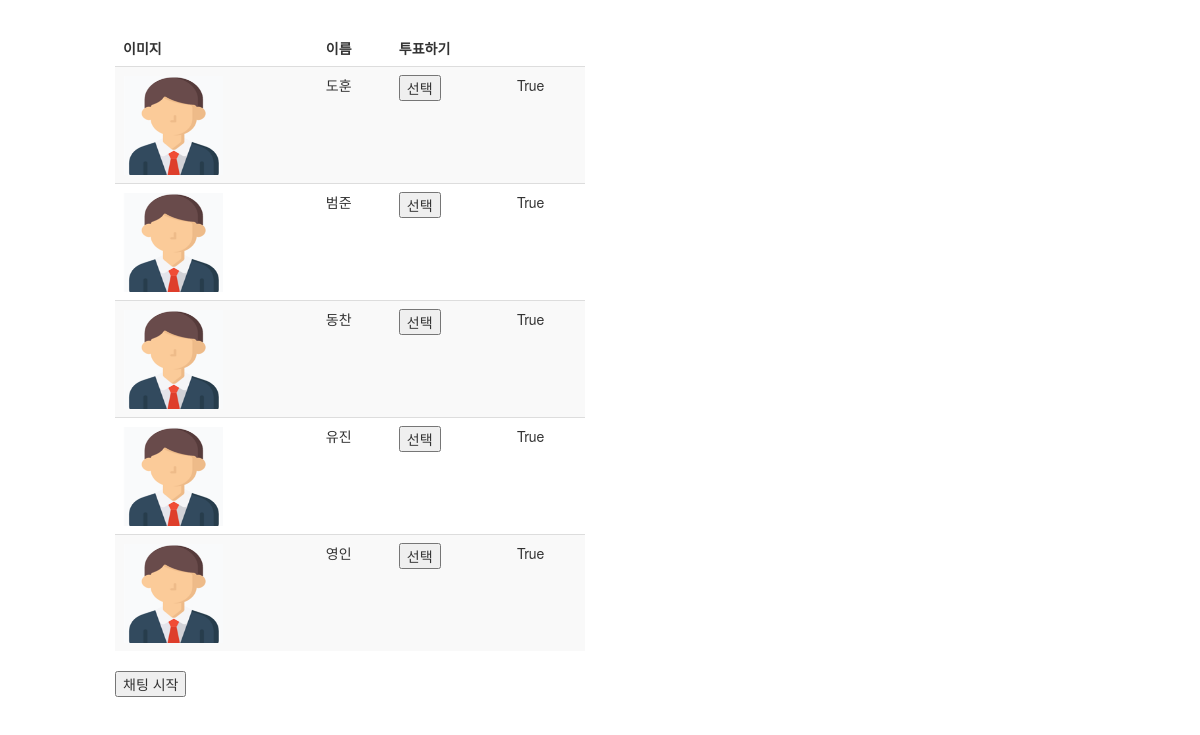
/mafia/game/, run on the app's committed database.
### mafia/models.py (models this page shows, shortened)
class Candidate(models.Model):
    name = models.CharField(max_length=10) #이름
    job = models.CharField(max_length=10) #직업 시민
    votes = models.IntegerField(default=0)#득표수 0
    life = models.BooleanField(default=True)#True
    img = models.ImageField(blank=True)#파일업로드

### mafia/views.py (the view)
# urls.py: path('game/', views.game, name='game'),
def game(request):
	candidates = Candidate.objects.all()
	context = {'candidates':candidates}
	for i in candidates:
		i.votes = 0
		i.life = True
		i.save()
	return render(request, 'mafia/gameRoom.html', context)

### mafia/templates/mafia/gameRoom.html (shortened to what this page needs)
<!DOCTYPE html>
<html lang="en">
<head>
  <link rel="stylesheet" href="http://maxcdn.bootstrapcdn.com/bootstrap/3.3.6/css/bootstrap.min.css">
</head>
<body>
<div class="container" style="margin-left: 100px; margin-right: 20px; margin-bottom: 30px; margin-top: 30px; width: 500px;">
    <table class="table table-striped">
        <thead>
        <tr>
            <td><B>이미지</B></td>
            <td><B>이름</B></td>
            <td><B>투표하기</B></td>
        </tr>
        </thead>
        <tbody>
        {% for candidate in candidates %}
        <tr>
            <td><img src= "/static/mafia/man.png" width=100 height=100></td>
            <td>{{candidate.name}}</td>
            <td>
                <form action = "/mafia/polls/" method="post">
                    {% if candidate.life %}
                        <button name="choice" value="{{candidate.id}}">선택</button>
                    {% else %}
                        {% if candidate.job == "mafia" %}
                          <form action = "/mafia/vic_citizen/" method="post">
                        {% endif %}
                        <button name="choice" value="{{candidate.id}}" disabled>선택</button>
                    {% endif %}
                </form>
            </td>
            <td>{{candidate.life}}</td>
        </tr>
        {% endfor %}
    </table>
    <form action="{% url 'mafia:index' %}" method="post">
        <p><input type="submit" value="채팅 시작"></p>
    </form>
</body>

### data on the page
Candidate: name "도훈", {{ candidate.id }} 143 (drawn), life "True"
Candidate: name "범준", {{ candidate.id }} 144 (drawn), life "True"
Candidate: name "동찬", {{ candidate.id }} 145 (drawn), life "True"
Candidate: name "유진", {{ candidate.id }} 146 (drawn), life "True"
Candidate: name "영인", {{ candidate.id }} 147 (drawn), life "True"
